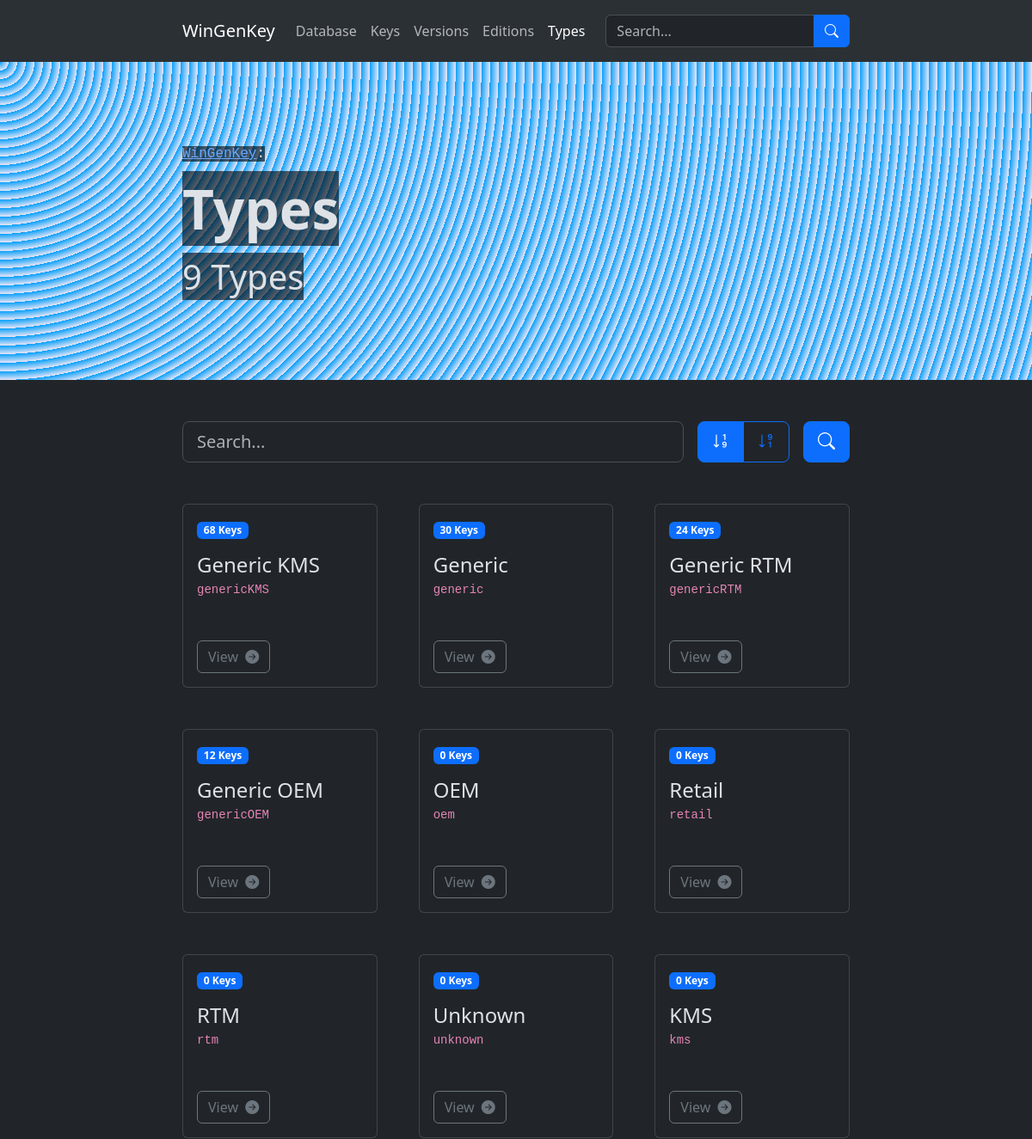
Before: /types.php (upper part) with the older database file.
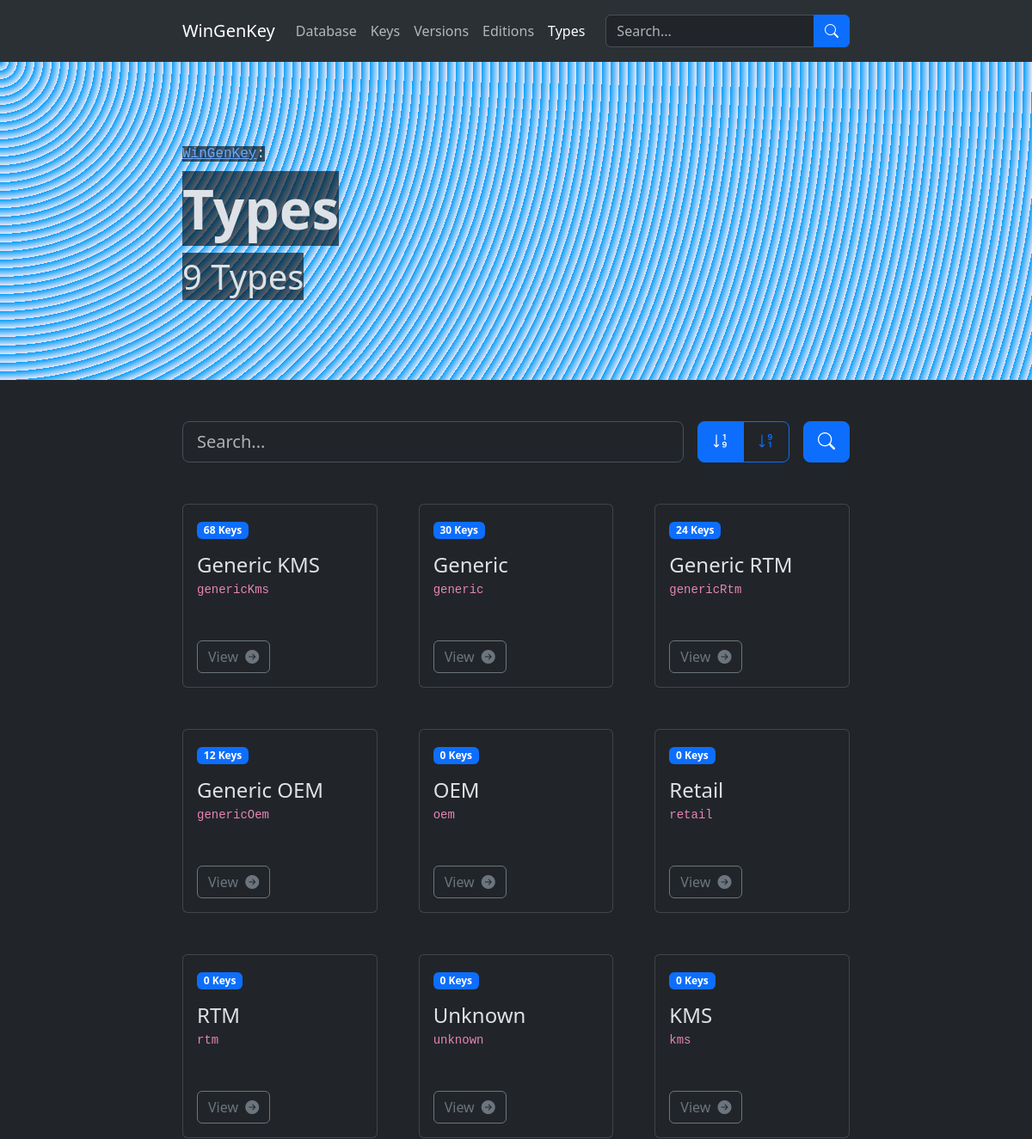
After: the same page with the newer database file.
### tables this page shows
CREATE TABLE `type` (
  `name` char(32) NOT NULL,
  `friendlyName` varchar(32) NOT NULL
);

### _controllers/types.php (called while the page is built, shortened)
<?php
    require_once __DIR__ . "/../_common/db.php";
    function total($search) {
        global $db;
        $sql =
            "SELECT
                COUNT(t.name) AS total
            FROM
                type t
            WHERE
                t.name LIKE ?
            OR
                t.friendlyName LIKE ?";
        $searchParam = "%" . $search . "%";
        $stmt = $db->prepare($sql);
        $stmt->bind_param("ss", $searchParam, $searchParam);
        $stmt->execute();
        $types = $stmt->get_result();
        $total = $types->fetch_assoc();
        return $total;
    }
    function types($search, $sort) {
        global $db;
        if ($sort == "up") {
            $sort = "DESC";
        }
        $sql =
            "SELECT
                t.*,
                COUNT(k.key) AS total
            FROM
                type t
            LEFT JOIN
                `key` k ON k.type=t.name
            WHERE
                t.name LIKE ?
            OR
                t.friendlyName LIKE ?
            GROUP BY
                t.name
            ORDER BY
                total $sort";
        $searchParam = "%" . $search . "%";
        $stmt = $db->prepare($sql);
        $stmt->bind_param("ss", $searchParam, $searchParam);
        $stmt->execute();
        $types = $stmt->get_result();
        return $types;
    }
?>

### types.php (the view, shortened to what this page needs)
<?php
  require_once __DIR__ . "/_controllers/types.php";
  $page = "TYPES";
  $searchParam = $_GET["search"] ?? null;
  $sortParam = $_GET["sort"] ?? "up";
  $total = total($searchParam);
  $types = types($searchParam, $sortParam);
?>
<?php include __DIR__ . "/_layouts/_header.php"; ?>
<?php include __DIR__ . "/_layouts/_navbar.php"; ?>
<div class="bg-body-secondary banner py-5">
  <div class="container-fluid col-12 col-xs-12 col-sm-10 col-md-8 col-lg-8 col-xl-8 col-xxl-8">
    <h6 class="fs-6 mt-5">
      <span class="font-monospace">
        <a href="./home.php">WinGenKey</a>:
      </span>
    </h6>
    <h3 class="display-3 my-3">
      <span class="fw-bold">
        Types
      </span>
    </h3>
    <h6 class="display-6 mb-5">
      <span>
        <?= $total["total"]; ?> Types
      </span>
    </h6>
  </div>
</div>
<div class="container-fluid col-12 col-xs-12 col-sm-10 col-md-8 col-lg-8 col-xl-8 col-xxl-8 my-5">
  <form action="./types.php" method="get">
    <div class="row g-3">
      <div class="col-12 col-lg">
        <input type="search" class="form-control form-control-lg" name="search" id="search" placeholder="Search..." />
      </div>
      <div class="col col-lg-auto">
        <div class="btn-group btn-group-lg w-100" role="group">
          <label class="btn btn-outline-primary" for="up">
            <i class="bi bi-sort-numeric-down"></i>
          </label>
          <label class="btn btn-outline-primary" for="down">
            <i class="bi bi-sort-numeric-down-alt"></i>
          </label>
        </div>
      </div>
      <div class="col col-lg-auto">
        <button type="submit" class="btn btn-lg btn-primary w-100">
          <i class="bi bi-search"></i>
        </button>
      </div>
    </div>
  </form>
  <?php if ($types->num_rows > 0): ?>
    <div class="row row-cols-1 row-cols-lg-3 gx-lg-5 gy-5">
      <?php while ($row = $types->fetch_assoc()): ?>
        <div class="col">
          <div class="card">
            <div class="card-body">
              <p class="m-0 p-0">
                <span class="badge text-bg-primary">
                  <?= $row["total"]; ?> Keys
                </span>
              </p>
              <h4 class="fs-4 m-0 p-0">
                <?= $row["friendlyName"]; ?>
              </h4>
              <p class="m-0 p-0">
                <code class="m-0 p-0">
                  <?= $row["name"]; ?>
                </code>
              </p>
              <div class="row g-3">
                <div class="col-auto">
                  <a href="./type.php?type=<?= $row["name"]; ?>" role="button" class="btn btn-outline-secondary">
                    View <i class="bi bi-arrow-right-circle-fill ms-1"></i>
                  </a>
                </div>
              </div>
            </div>
          </div>
        </div>
      <?php endwhile; ?>
    </div>
  <?php endif; ?>
</div>
<?php include __DIR__ . "/_layouts/_footer.php"; ?>

### _layouts/_header.php (shortened to what this page needs)
<!DOCTYPE html>
<html lang="en" data-bs-theme="dark">
<head>
  <link href="https://cdn.jsdelivr.net/npm/bootstrap@5.3.3/dist/css/bootstrap.min.css"
        rel="stylesheet"
 />
  <link rel="stylesheet" href="https://cdn.jsdelivr.net/npm/bootstrap-icons@1.11.3/font/bootstrap-icons.min.css" />
  <link rel="stylesheet" type="text/css" href="./styles/style.css" />
</head>
<body class="d-flex flex-column vh-100">

### _layouts/_navbar.php (shortened to what this page needs)
<nav class="navbar navbar-expand-lg bg-body-tertiary py-3">
  <div class="container-fluid col-12 col-xs-12 col-sm-10 col-md-8 col-lg-8 col-xl-8 col-xxl-8">
    <a class="navbar-brand" href="./home.php">
      WinGenKey
    </a>
    <div class="collapse navbar-collapse mt-3 mt-lg-0" id="navbar">
      <ul class="navbar-nav">
        <li class="nav-item">
          <a class="nav-link <?= $page === "DATABASE" ? "active" : ""; ?>" href="./database.php">
            Database
          </a>
        </li>
        <li class="nav-item">
          <a class="nav-link <?= $page === "KEYS" ? "active" : ""; ?>" href="./keys.php">
            Keys
          </a>
        </li>
        <li class="nav-item">
          <a class="nav-link <?= $page === "VERSIONS" ? "active" : ""; ?>" href="./versions.php">
            Versions
          </a>
        </li>
        <li class="nav-item">
          <a class="nav-link <?= $page === "EDITIONS" ? "active" : ""; ?>" href="./editions.php">
            Editions
          </a>
        </li>
        <li class="nav-item">
          <a class="nav-link <?= $page === "TYPES" ? "active" : ""; ?>" href="./types.php">
            Types
          </a>
        </li>
      </ul>
      <div class="d-lg-flex mt-3 mt-lg-0 mx-0 ms-lg-3">
        <form action="./search.php" method="get">
          <div class="input-group">
            <input type="search" class="form-control" name="searchNavbar" id="searchNavbar" placeholder="Search..." />
            <button type="submit" class="btn btn-primary">
              <i class="bi bi-search"></i>
            </button>
          </div>
        </form>
      </div>
    </div>
  </div>
</nav>

### _layouts/_footer.php (shortened to what this page needs)
</body>
</html>

### styles/style.css (style rules this page uses)
.banner { opacity: 1.0; background: #e5e5f7ff; background-image: repeating-radial-gradient(circle at 0 0, transparent 0, #e5e5f7ff 10px), repeating-linear-gradient(#0aa0faff, #0aa0faff); }
.banner > * > * > * { background: #00000099; }

Changed rows visible on the page:
removed type: total "68", friendlyName "Generic KMS", name "genericKMS"
removed type: total "24", friendlyName "Generic RTM", name "genericRTM"
removed type: total "12", friendlyName "Generic OEM", name "genericOEM"
added type: total "68", friendlyName "Generic KMS", name "genericKms"
added type: total "24", friendlyName "Generic RTM", name "genericRtm"
added type: total "12", friendlyName "Generic OEM", name "genericOem"
